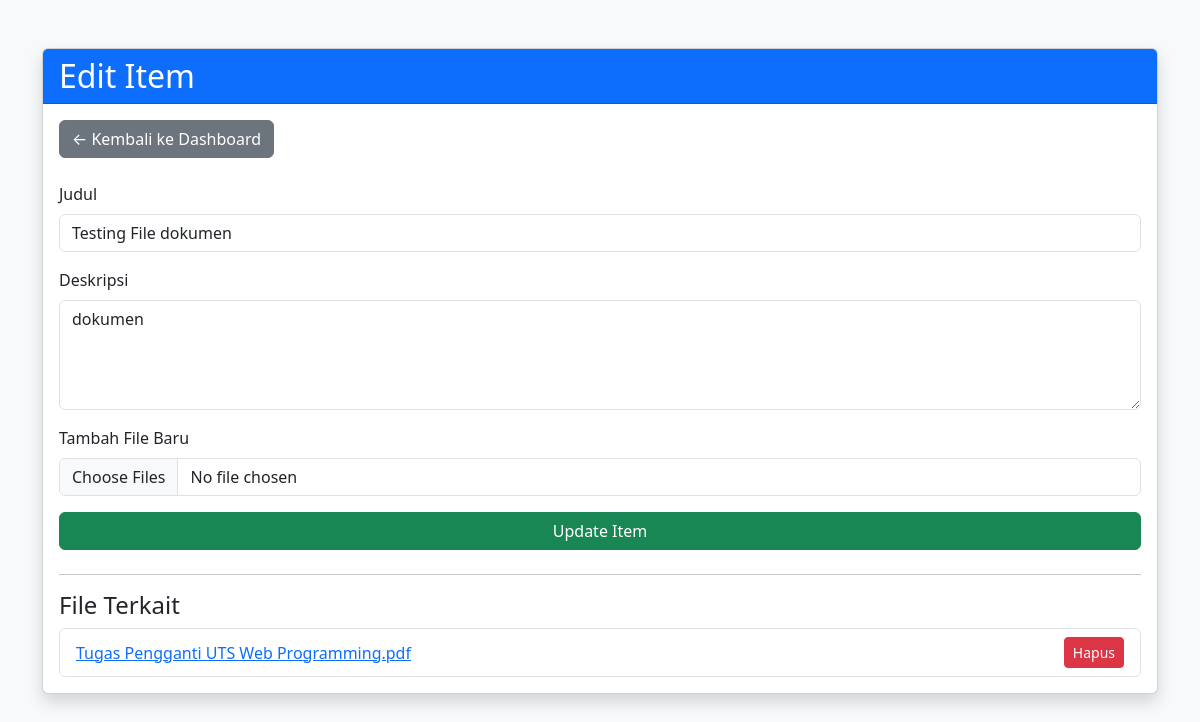
Screenshot of /edit_item.php?id=7 (signed in) with the database file from the repository.
### tables this page shows
CREATE TABLE `items` (
  `id` int(11) NOT NULL,
  `title` varchar(128) NOT NULL,
  `description` varchar(128) NOT NULL,
  `user_id` int(11) NOT NULL,
  `created_at` timestamp NOT NULL DEFAULT current_timestamp(),
  `updated_at` timestamp NOT NULL DEFAULT current_timestamp()
);

CREATE TABLE `files` (
  `id` int(11) NOT NULL,
  `item_id` int(11) NOT NULL,
  `filename` varchar(128) NOT NULL,
  `filepath` varchar(128) NOT NULL,
  `filetype` varchar(128) NOT NULL,
  `filesize` int(11) NOT NULL,
  `uploaded_at` timestamp NOT NULL DEFAULT current_timestamp()
);

### edit_item.php (the view, shortened to what this page needs)
<?php
require_once 'db_connection.php';
$itemId = $_GET['id'];
$userId = $_SESSION["loggedin_user"]["id"];
$stmt = $conn->prepare("SELECT * FROM items WHERE id = :id AND user_id = :user_id");
$stmt->execute(['id' => $itemId, 'user_id' => $userId]);
$item = $stmt->fetch(PDO::FETCH_ASSOC);
$fileStmt = $conn->prepare("SELECT * FROM files WHERE item_id = :item_id");
$fileStmt->execute(['item_id' => $itemId]);
$files = $fileStmt->fetchAll(PDO::FETCH_ASSOC);
?>
<!DOCTYPE html>
<html lang="id">
<head>
    <link href="https://cdn.jsdelivr.net/npm/bootstrap@5.3.2/dist/css/bootstrap.min.css" rel="stylesheet">
</head>
<body class="bg-light min-vh-100 d-flex flex-column">
<div class="container my-5">
    <div class="card shadow">
        <div class="card-header bg-primary text-white">
            <h2 class="mb-0">Edit Item</h2>
        </div>
        <div class="card-body">
            <a href="dashboard.php" class="btn btn-secondary mb-4">← Kembali ke Dashboard</a>
            <form method="post" enctype="multipart/form-data" class="mb-4">
                <div class="mb-3">
                    <label for="title" class="form-label">Judul</label>
                    <input type="text" name="title" id="title" class="form-control"
                           value="<?= htmlspecialchars($item['title']) ?>" required>
                </div>
                <div class="mb-3">
                    <label for="description" class="form-label">Deskripsi</label>
                    <textarea name="description" id="description" class="form-control" rows="4" required><?= htmlspecialchars($item['description']) ?></textarea>
                </div>
                <div class="mb-3">
                    <label for="new_files" class="form-label">Tambah File Baru</label>
                    <input type="file" name="new_files[]" id="new_files" class="form-control" multiple>
                </div>
                <button type="submit" name="update_item" class="btn btn-success w-100">Update Item</button>
            </form>
            <hr>
            <h4>File Terkait</h4>
            <?php if (empty($files)): ?>
                <div class="alert alert-info mt-3">Belum ada file terkait item ini.</div>
            <?php else: ?>
                <ul class="list-group">
                    <?php foreach ($files as $file): ?>
                        <li class="list-group-item d-flex justify-content-between align-items-center">
                            <a href="<?= htmlspecialchars($file['filepath']) ?>" target="_blank">
                                <?= htmlspecialchars($file['filename']) ?>
                            </a>
                            <form method="post" class="d-inline" onsubmit="return confirm('Hapus file ini?')">
                                <button type="submit" name="delete_file" class="btn btn-danger btn-sm">Hapus</button>
                            </form>
                        </li>
                    <?php endforeach; ?>
                </ul>
            <?php endif; ?>
        </div>
    </div>
</div>
</body>
</html>

### rows the page displays
items: title "Testing File dokumen", description "dokumen"
files: filename "Tugas Pengganti UTS Web Programming.pdf"
